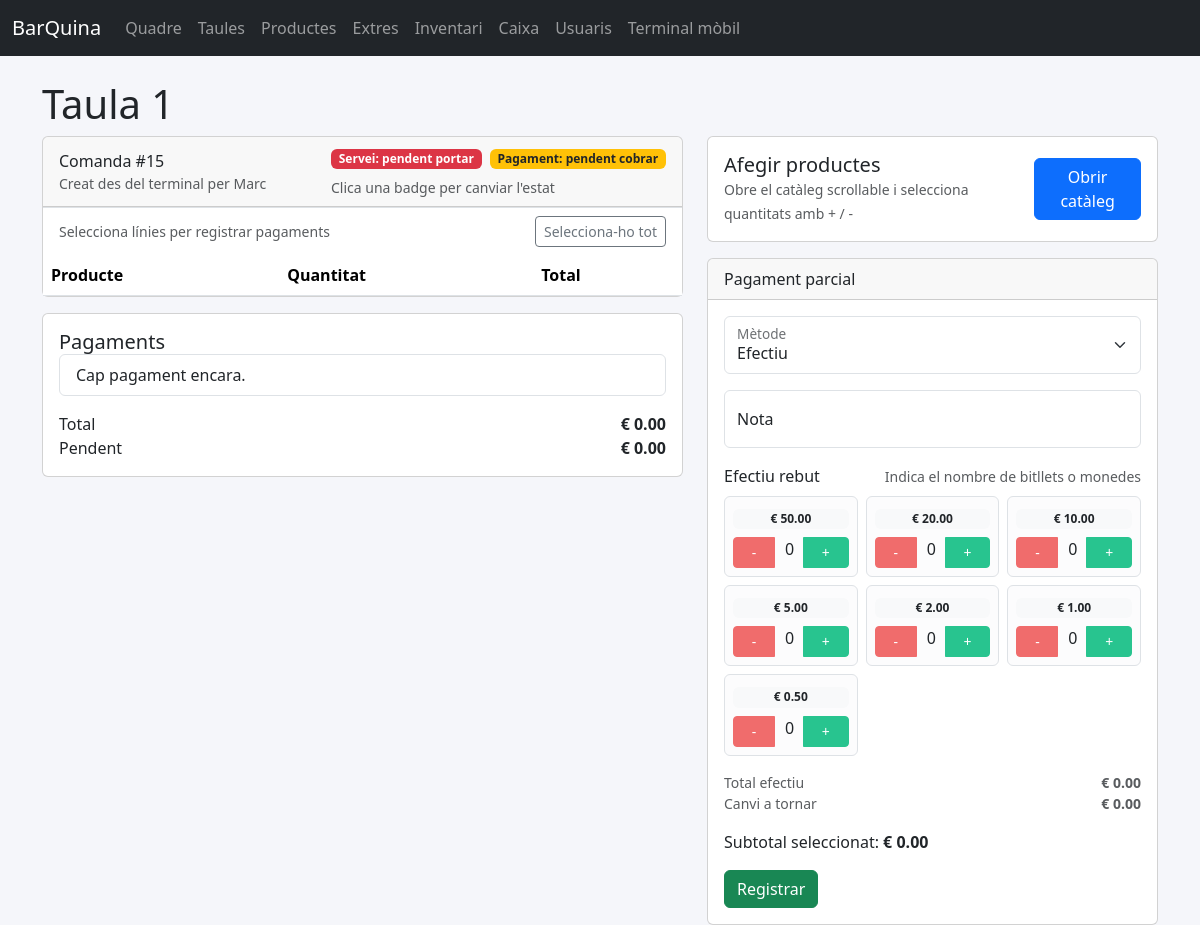
Page /tables/1 on the committed database.
### app/models.py (models this page shows, shortened)
class Table(db.Model):
    __tablename__ = "tables"
    id = db.Column(db.Integer, primary_key=True)
    name = db.Column(db.String(50), unique=True, nullable=False)
    seats = db.Column(db.Integer, default=4)
    orders = db.relationship("Order", back_populates="table", cascade="all, delete-orphan")

class Order(db.Model):
    __tablename__ = "orders"
    id = db.Column(db.Integer, primary_key=True)
    table_id = db.Column(db.Integer, db.ForeignKey("tables.id"), nullable=False)
    created_by_id = db.Column(db.Integer, db.ForeignKey("staff_users.id"))
    status = db.Column(db.String(32), default=FulfillmentStatus.PENDING_DELIVERY.value, nullable=False)
    fulfillment_status = db.Column(
        db.Enum(FulfillmentStatus), default=FulfillmentStatus.PENDING_DELIVERY, nullable=False
    )
    payment_status = db.Column(db.Enum(PaymentStatus), default=PaymentStatus.PENDING_PAYMENT, nullable=False)
    notes = db.Column(db.Text)
    created_at = db.Column(db.DateTime, default=datetime.utcnow)
    updated_at = db.Column(db.DateTime, default=datetime.utcnow, onupdate=datetime.utcnow)
    table = db.relationship("Table", back_populates="orders")
    created_by = db.relationship("StaffUser", back_populates="orders")
    items = db.relationship("OrderItem", back_populates="order", cascade="all, delete-orphan")
    payments = db.relationship("Payment", back_populates="order", cascade="all, delete-orphan")
    def subtotal(self) -> float:
        return sum(item.line_total() for item in self.items)
    def paid_total(self) -> float:
        return sum(payment.amount for payment in self.payments)
    def outstanding_total(self) -> float:
        return max(self.subtotal() - self.paid_total(), 0.0)

class StaffUser(db.Model):
    __tablename__ = "staff_users"
    id = db.Column(db.Integer, primary_key=True)
    name = db.Column(db.String(60), unique=True, nullable=False)
    is_active = db.Column(db.Boolean, default=True)
    orders = db.relationship("Order", back_populates="created_by")

### app/blueprints/orders/routes.py (the view)
@bp.route("/tables/<int:table_id>")
def table_detail(table_id: int):
    table = Table.query.get_or_404(table_id)
    requested_order_id = request.args.get("order_id", type=int)
    order = None
    if requested_order_id:
        order = Order.query.filter_by(id=requested_order_id, table_id=table.id).first()
        if not order:
            flash("No hem trobat la comanda indicada", "warning")
    if not order:
        order = (
            Order.query.filter_by(table_id=table.id)
            .order_by(Order.created_at.desc())
            .first()
        )
    product_groups = _grouped_products()
    return render_template(
        "orders/table_detail.html",
        table=table,
        order=order,
        product_groups=product_groups,
        fulfillment_statuses=list(FulfillmentStatus),
        payment_statuses=list(PaymentStatus),
        item_statuses=list(OrderItemStatus),
    )

### app/blueprints/orders/routes.py (called while the page is built)
def _grouped_products() -> dict[str, list[Product]]:
    products = (
        Product.query.filter_by(is_active=True)
        .options(joinedload(Product.product_extras))
        .order_by(Product.category, Product.name)
        .all()
    )
    groups: dict[str, list[Product]] = defaultdict(list)
    for product in products:
        groups[product.category].append(product)
    return groups

### app/models.py (called while the page is built)
    @property
    def label(self) -> str:
        return self.value.replace("_", " ")

    @property
    def label(self) -> str:
        return self.value.replace("_", " ")

### app/templates/orders/table_detail.html (shortened to what this page needs)
{% extends "base.html" %}
{% block content %}
<h1>{{ table.name }}</h1>
{% if order %}
<div class="row g-4">
    <div class="col-lg-7">
        <div class="card mb-3">
            <div class="card-header d-flex justify-content-between align-items-center">
                <div>
                    <span>Comanda #{{ order.id }}</span>
                    {% if order.created_by %}
                    <div class="text-muted small">Creat des del terminal per {{ order.created_by.name }}</div>
                    {% endif %}
                </div>
                <div class="d-flex flex-column gap-2">
                    {% set next_fulfillment = 'servida' if order.fulfillment_status.value != 'servida' else 'pendent_portar' %}
                    {% set next_payment = 'cobrada' if order.payment_status.value != 'cobrada' else 'pendent_cobrar' %}
                    <div class="d-flex flex-wrap gap-2">
                        <form method="post" action="{{ url_for('orders.update_order_status', order_id=order.id) }}" class="m-0">
                            <button type="submit" class="badge border-0 {% if order.fulfillment_status.value == 'servida' %}bg-success{% else %}bg-danger{% endif %} status-toggle" title="Clica per alternar l'estat de servei">
                                Servei: {{ order.fulfillment_status.label }}
                            </button>
                        </form>
                        <form method="post" action="{{ url_for('orders.update_order_status', order_id=order.id) }}" class="m-0">
                            <button type="submit" class="badge border-0 {% if order.payment_status.value == 'cobrada' %}bg-success{% else %}bg-warning text-dark{% endif %} status-toggle" title="Clica per alternar l'estat de pagament">
                                Pagament: {{ order.payment_status.label }}
                            </button>
                        </form>
                    </div>
                    <small class="text-muted">Clica una badge per canviar l'estat</small>
                </div>
            </div>
            <div class="d-flex justify-content-between align-items-center px-3 py-2 border-top">
                <small class="text-muted mb-0">Selecciona línies per registrar pagaments</small>
                <button class="btn btn-sm btn-outline-secondary" type="button" id="selectAllItems">Selecciona-ho tot</button>
            </div>
            <div class="table-responsive">
                <table class="table table-clickable mb-0">
                    <thead>
                        <tr>
                            <th>Producte</th>
                            <th>Quantitat</th>
                            <th>Total</th>
                        </tr>
                    </thead>
                </table>
            </div>
        </div>
        <div class="card">
            <div class="card-body">
                <h5>Pagaments</h5>
                <ul class="list-group mb-3">
                {% for payment in order.payments %}
                    <li class="list-group-item d-flex justify-content-between">
                        <span>{{ payment.method.value }} - {{ payment.created_at.strftime('%H:%M') }}</span>
                        <strong>€ {{ '%.2f'|format(payment.amount) }}</strong>
                    </li>
                {% else %}
                    <li class="list-group-item">Cap pagament encara.</li>
                {% endfor %}
                </ul>
                <div class="d-flex justify-content-between">
                    <span>Total</span>
                    <strong>€ {{ '%.2f'|format(order.subtotal()) }}</strong>
                </div>
                <div class="d-flex justify-content-between">
                    <span>Pendent</span>
                    <strong id="pending">€ {{ '%.2f'|format(order.outstanding_total()) }}</strong>
                </div>
            </div>
        </div>
    </div>
    <div class="col-lg-5">
        <div class="card mb-3">
            <div class="card-body d-flex justify-content-between align-items-center">
                <div>
                    <h5 class="mb-0">Afegir productes</h5>
                    <small class="text-muted">Obre el catàleg scrollable i selecciona quantitats amb + / -</small>
                </div>
                <button class="btn btn-primary" type="button" data-bs-toggle="modal" data-bs-target="#productPickerModal">Obrir catàleg</button>
            </div>
        </div>
        <div class="card">
            <div class="card-header">Pagament parcial</div>
            <div class="card-body">
                <form method="post" action="{{ url_for('orders.add_payment', order_id=order.id) }}" id="splitPayment">
                    <div class="form-floating mb-3">
                        <select class="form-select" name="method">
                            <option value="efectiu">Efectiu</option>
                        </select>
                        <label>Mètode</label>
                    </div>
                    <div class="form-floating mb-3">
                        <input class="form-control" name="note" placeholder="Client 1">
                        <label>Nota</label>
                    </div>
                    {% set cash_values = [50, 20, 10, 5, 2, 1, 0.5] %}
                    <div class="mb-3">
                        <div class="d-flex justify-content-between align-items-center mb-2">
                            <label class="form-label mb-0">Efectiu rebut</label>
                            <small class="text-muted">Indica el nombre de bitllets o monedes</small>
                        </div>
                        <div class="row g-2" id="cashCounter">
                            {% for value in cash_values %}
                            {% set input_id = 'cashInput' ~ loop.index0 %}
                            <div class="col-6 col-md-4">
                                <div class="border rounded p-2 h-100 bg-light-subtle">
                                    <div class="text-center mb-2">
                                        <span class="badge text-dark bg-light w-100">€ {{ '%.2f'|format(value) }}</span>
                                    </div>
                                    <div class="btn-group w-100" role="group" aria-label="Controls € {{ '%.2f'|format(value) }}">
                                        <button class="btn btn-soft-danger btn-sm js-cash-minus" type="button" data-target="{{ input_id }}">-</button>
                                        <span class="flex-grow-1 text-center js-cash-count" data-display-for="{{ input_id }}">0</span>
                                        <button class="btn btn-soft-success btn-sm js-cash-plus" type="button" data-target="{{ input_id }}">+</button>
                                    </div>
                                </div>
                            </div>
                            {% endfor %}
                        </div>
                    </div>
                    <div class="d-flex justify-content-between small text-muted">
                        <span>Total efectiu</span>
                        <strong id="cashTotal">€ 0.00</strong>
                    </div>
                    <div class="d-flex justify-content-between small text-muted mb-3">
                        <span>Canvi a tornar</span>
                        <strong id="cashChange">€ 0.00</strong>
                    </div>
                    <p>Subtotal seleccionat: <strong id="selectedTotal">€ 0.00</strong></p>
                    <button class="btn btn-success" type="submit">Registrar</button>
                </form>
            </div>
        </div>
    </div>
</div>
{% else %}
<p>No hi ha comandes obertes.</p>
<form method="post" action="{{ url_for('orders.create_order', table_id=table.id) }}">
    <button class="btn btn-primary">Crear comanda</button>
</form>
{% endif %}
{% endblock %}

### app/static/css/app.css (style rules this page uses)
body { background-color: #f5f6fa; }
.card h5 { margin-bottom: 0; }
.btn-soft-success, .btn-soft-success:hover, .btn-soft-success:focus { background-color: #28c48f; border-color: #28c48f; color: #fff; }
.btn-soft-danger, .btn-soft-danger:hover, .btn-soft-danger:focus { background-color: #f06c6c; border-color: #f06c6c; color: #fff; }

### rows in the picture
Table: name "Taula 1"
Order: id "15", fulfillment_status.label "pendent portar", payment_status.label "pendent cobrar"
StaffUser: created_by.name "Marc"

### other values in the picture
{{ '%.2f'|format(order.subtotal()) }} "0.00"
{{ '%.2f'|format(order.outstanding_total()) }} "0.00"
{{ '%.2f'|format(value) }} "50.00" "20.00" "10.00" "5.00" "2.00" "1.00" "0.50"
